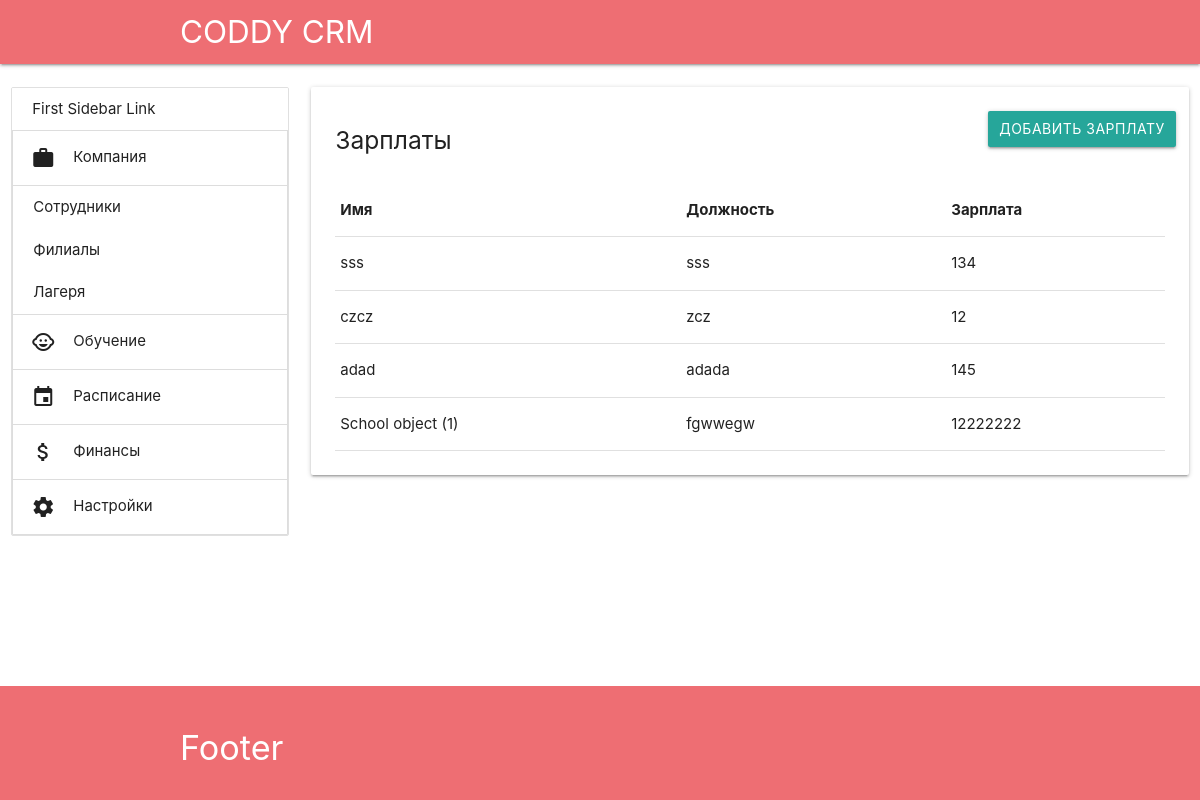
The app's page /company/salaries (signed in), older data.
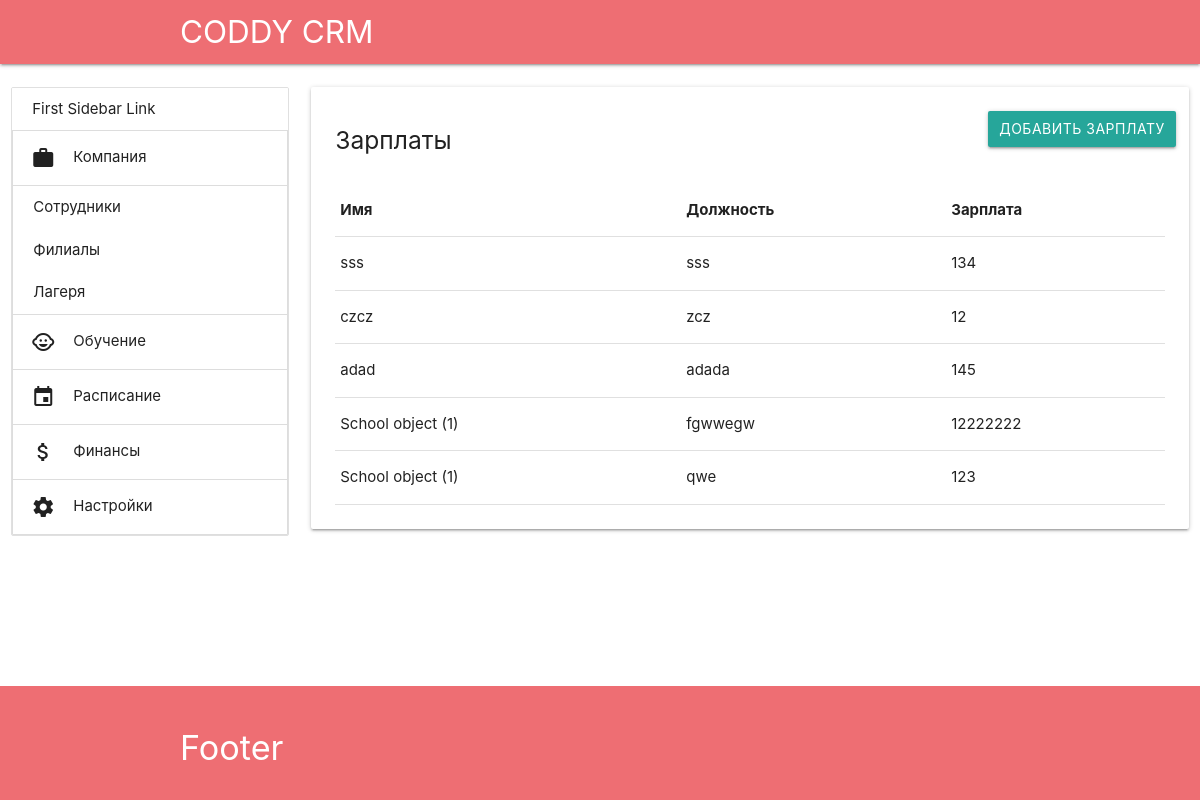
The same page, newer data.
### app/models.py (models this page shows)
class People (models.Model):
    name = models.CharField(max_length=50)
    duty = models.CharField(max_length=250, blank=True)
    salary = models.PositiveSmallIntegerField(null=True)

### app/views.py (the view)
# urls.py: path('company/salaries', views.company_salaries, name='company_salaries'),
@login_required
def company_salaries(request):
    peoples = People.objects.all()
    return render(request, 'app/company_salaries.html',
                  {'peoples': peoples})

### app/templatetags/app_tags.py (called while the page is built)
@register.simple_tag(takes_context=True)
def active(context, url):
    cur_url = resolve(context['request'].path).url_name
    if cur_url.startswith(url):
        return 'active'
    return ''

### app/templates/app/company_salaries.html
{% extends "app/main.html" %}
{% block content %}
    <div class="col s12 l9">
        <div class="card">
            <div class="card-content">
                <div class="row">
                    <a class="col btn right" href="{% url 'company_salaries_add' %}">Добавить Зарплату</a>
                    <h5 class="col">Зарплаты</h5>
                </div>
                <table class="responsive-table">
                    <thead>
                        <tr>
                            <th>Имя</th>
                            <th>Должность</th>
                            <th>Зарплата</th>
                        </tr>
                    </thead>
                    <tbody>
                    {% for people in peoples %}
                        <tr>
                            <td>
                                {{ people.name }}
                            </td>
                            <td>
                                {{ people.duty }}
                            </td>
                            <td>
                                {{ people.salary }}
                            </td>
                        </tr>
                    {% endfor %}
                    </tbody>
                </table>
            </div>
        </div>
    </div>
{% endblock content %}

Row changes from the older to the newer data that the page shows:
added People: name "School object (1)", duty "qwe", salary "123"
